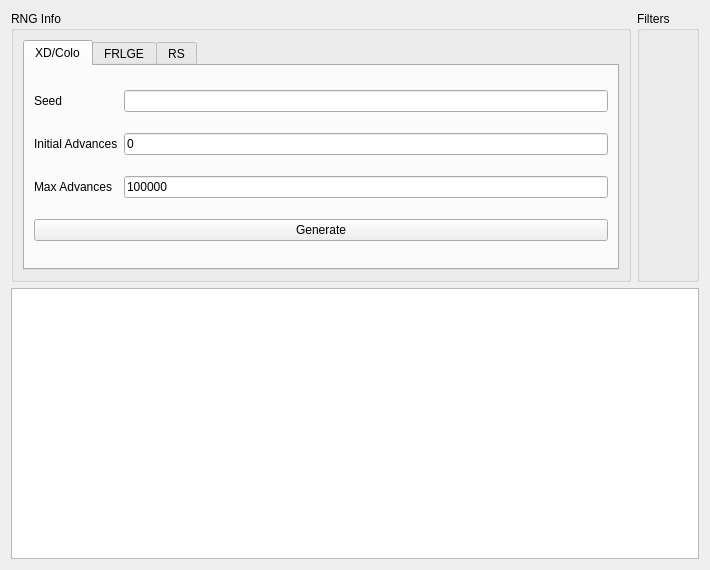
<?xml version="1.0" encoding="UTF-8"?>
<ui version="4.0">
 <class>IDs3</class>
 <widget class="QWidget" name="IDs3">
  <property name="geometry">
   <rect>
    <x>0</x>
    <y>0</y>
    <width>710</width>
    <height>570</height>
   </rect>
  </property>
  <property name="windowTitle">
   <string>Gen 3 TID\SID</string>
  </property>
  <layout class="QGridLayout" name="gridLayout_9">
   <item row="0" column="0">
    <widget class="QGroupBox" name="groupBoxRNGInfo">
     <property name="title">
      <string>RNG Info</string>
     </property>
     <layout class="QGridLayout" name="gridLayout">
      <item row="0" column="0">
       <widget class="QTabWidget" name="tabWidget">
        <widget class="QWidget" name="tabXDColo">
         <attribute name="title">
          <string>XD/Colo</string>
         </attribute>
         <layout class="QGridLayout" name="gridLayout_6">
          <item row="0" column="0">
           <widget class="QLabel" name="labelSeedXDColo">
            <property name="text">
             <string>Seed</string>
            </property>
           </widget>
          </item>
          <item row="0" column="1">
           <widget class="TextBox" name="textBoxSeedXDColo"/>
          </item>
          <item row="1" column="0">
           <widget class="QLabel" name="labelInitialAdvancesXDColo">
            <property name="text">
             <string>Initial Advances</string>
            </property>
           </widget>
          </item>
          <item row="1" column="1">
           <widget class="TextBox" name="textBoxInitialAdvancesXDColo">
            <property name="text">
             <string>0</string>
            </property>
           </widget>
          </item>
          <item row="2" column="0">
           <widget class="QLabel" name="labelMaxAdvancesXDColo">
            <property name="text">
             <string>Max Advances</string>
            </property>
           </widget>
          </item>
          <item row="2" column="1">
           <widget class="TextBox" name="textBoxMaxAdvancesXDColo">
            <property name="text">
             <string>100000</string>
            </property>
           </widget>
          </item>
          <item row="3" column="0" colspan="2">
           <widget class="QPushButton" name="pushButtonGenerateXDColo">
            <property name="text">
             <string>Generate</string>
            </property>
           </widget>
          </item>
         </layout>
        </widget>
        <widget class="QWidget" name="tabFRLGE">
         <attribute name="title">
          <string>FRLGE</string>
         </attribute>
         <layout class="QGridLayout" name="gridLayout_7">
          <item row="0" column="0">
           <widget class="QLabel" name="labelTIDFRLGE">
            <property name="text">
             <string>TID</string>
            </property>
           </widget>
          </item>
          <item row="0" column="1">
           <widget class="TextBox" name="textBoxTIDFRLGE"/>
          </item>
          <item row="1" column="0">
           <widget class="QLabel" name="labelInitialAdvancesFRLGE">
            <property name="text">
             <string>Initial Advances</string>
            </property>
           </widget>
          </item>
          <item row="1" column="1">
           <widget class="TextBox" name="textBoxInitialAdvancesFRLGE">
            <property name="text">
             <string>0</string>
            </property>
           </widget>
          </item>
          <item row="2" column="0">
           <widget class="QLabel" name="labelMaxAdvancesFRLGE">
            <property name="text">
             <string>Max Advances</string>
            </property>
           </widget>
          </item>
          <item row="2" column="1">
           <widget class="TextBox" name="textBoxMaxAdvancesFRLGE">
            <property name="text">
             <string>100000</string>
            </property>
           </widget>
          </item>
          <item row="3" column="0" colspan="2">
           <widget class="QPushButton" name="pushButtonGenerateFRLGE">
            <property name="text">
             <string>Generate</string>
            </property>
           </widget>
          </item>
         </layout>
        </widget>
        <widget class="QWidget" name="tabRS">
         <attribute name="title">
          <string>RS</string>
         </attribute>
         <layout class="QGridLayout" name="gridLayout_8">
          <item row="0" column="0">
           <widget class="QCheckBox" name="checkBoxDeadBatteryRS">
            <property name="text">
             <string>Dead Battery</string>
            </property>
           </widget>
          </item>
          <item row="1" column="0">
           <widget class="QRadioButton" name="radioButtonDateTimeRS">
            <property name="text">
             <string>Date/Time</string>
            </property>
           </widget>
          </item>
          <item row="1" column="1">
           <widget class="DateTimeEdit" name="dateTimeEditRS"/>
          </item>
          <item row="2" column="0">
           <widget class="QRadioButton" name="radioButtonSeedRS">
            <property name="text">
             <string>Seed</string>
            </property>
           </widget>
          </item>
          <item row="2" column="1">
           <widget class="TextBox" name="textBoxSeedRS"/>
          </item>
          <item row="3" column="0">
           <widget class="QLabel" name="labelInitialAdvancesRS">
            <property name="text">
             <string>Initial Advances</string>
            </property>
           </widget>
          </item>
          <item row="3" column="1">
           <widget class="TextBox" name="textBoxInitialAdvancesRS">
            <property name="text">
             <string>0</string>
            </property>
           </widget>
          </item>
          <item row="4" column="0">
           <widget class="QLabel" name="labelMaxAdvances">
            <property name="text">
             <string>Max Advances</string>
            </property>
           </widget>
          </item>
          <item row="4" column="1">
           <widget class="TextBox" name="textBoxMaxAdvancesRS">
            <property name="text">
             <string>100000</string>
            </property>
           </widget>
          </item>
          <item row="5" column="0" colspan="2">
           <widget class="QPushButton" name="pushButtonGenerateRS">
            <property name="text">
             <string>Generate</string>
            </property>
           </widget>
          </item>
         </layout>
        </widget>
       </widget>
      </item>
     </layout>
    </widget>
   </item>
   <item row="0" column="1">
    <widget class="QGroupBox" name="groupBoxFilters">
     <property name="title">
      <string>Filters</string>
     </property>
     <layout class="QGridLayout" name="gridLayout_2">
      <item row="0" column="0">
       <widget class="IDsFilter" name="idFilter" native="true"/>
      </item>
     </layout>
    </widget>
   </item>
   <item row="1" column="0" colspan="2">
    <widget class="TableView" name="tableView"/>
   </item>
  </layout>
 </widget>
 <customwidgets>
  <customwidget>
   <class>TextBox</class>
   <extends>QLineEdit</extends>
   <header>Form/Controls/TextBox.hpp</header>
  </customwidget>
  <customwidget>
   <class>DateTimeEdit</class>
   <extends>QDateTimeEdit</extends>
   <header>Form/Controls/DateTimeEdit.hpp</header>
  </customwidget>
  <customwidget>
   <class>IDsFilter</class>
   <extends>QWidget</extends>
   <header>Form/Controls/IDsFilter.hpp</header>
   <container>1</container>
  </customwidget>
  <customwidget>
   <class>TableView</class>
   <extends>QTableView</extends>
   <header>Form/Controls/TableView.hpp</header>
  </customwidget>
 </customwidgets>
 <tabstops>
  <tabstop>tabWidget</tabstop>
  <tabstop>tableView</tabstop>
  <tabstop>textBoxSeedXDColo</tabstop>
  <tabstop>textBoxInitialAdvancesXDColo</tabstop>
  <tabstop>textBoxMaxAdvancesXDColo</tabstop>
  <tabstop>pushButtonGenerateXDColo</tabstop>
  <tabstop>textBoxTIDFRLGE</tabstop>
  <tabstop>textBoxInitialAdvancesFRLGE</tabstop>
  <tabstop>textBoxMaxAdvancesFRLGE</tabstop>
  <tabstop>pushButtonGenerateFRLGE</tabstop>
  <tabstop>checkBoxDeadBatteryRS</tabstop>
  <tabstop>radioButtonDateTimeRS</tabstop>
  <tabstop>dateTimeEditRS</tabstop>
  <tabstop>radioButtonSeedRS</tabstop>
  <tabstop>textBoxSeedRS</tabstop>
  <tabstop>textBoxInitialAdvancesRS</tabstop>
  <tabstop>textBoxMaxAdvancesRS</tabstop>
  <tabstop>pushButtonGenerateRS</tabstop>
 </tabstops>
 <resources/>
 <connections/>
</ui>
